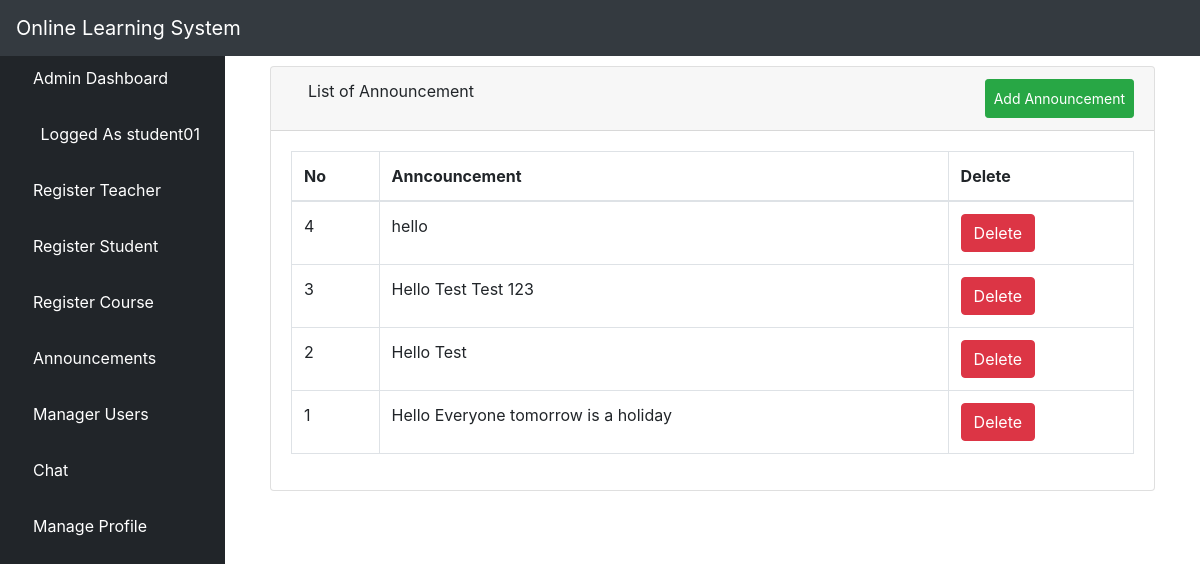
/alistalltise/ (signed in), run on the app's committed database.
### elearn/models.py (models this page shows, shortened)
class User(AbstractUser):
    is_learner = models.BooleanField(default=False)
    is_instructor = models.BooleanField(default=False)
    is_admin = models.BooleanField(default=False)

class Announcement(models.Model):
    user = models.ForeignKey(User, on_delete=models.CASCADE)
    content = models.TextField()
    posted_at = models.DateTimeField(auto_now=True, null=True)

### elearn/views.py (the view)
# urls.py: path('alistalltise/', views.ListAllTise.as_view(), name='alistalltise'),
class ListAllTise(LoginRequiredMixin, ListView):
    model = Announcement
    template_name = 'dashboard/admin/list_tises.html'
    context_object_name = 'tises'
    paginated_by = 10
    def get_queryset(self):
        return Announcement.objects.order_by('-id')

### elearn/templates/dashboard/admin/list_tises.html (shortened to what this page needs)
{% extends 'dashboard/admin/base.html' %}
{% block body %}
        <div class="container-fluid">
        <div class="row">
          <div class="col-12 mb-3">
          <div class="col-12 mb-3">
                <div id="content-wrapper">
        <div class="container-fluid">
            <div class="card mb-3">
                <div class="card-header">
                    <i class="fas fa-table"></i>
                    List of Announcement
                    <a  class="btn btn-sm btn-success" href="{% url 'apost' %}" style="padding: 8px; float: right; color: white;">Add Announcement</a>
                </div>
                <div class="card-body">
                    <div class="table-responsive">
                        <table class="table table-bordered" id="dataTable" width="100%" cellspacing="0">
                            <thead>
                            <tr>
                                <th>No</th>
                                <th>Anncouncement</th>
                                <th>Delete</th>
                            </tr>
                            </thead>
                            <tbody>
                              {% if tises %}
                              {% for tise in tises %}
                                <tr>
                                    <td>{{ tise.id }}</td>
                                    <td>{{ tise.content }}</td>
        <td>
          <a href="{% url 'adpost' tise.pk %}"><button type="button" class="btn btn-danger"> Delete</button></a></td>
                                </tr>
                                {% endfor %}
                                {% endif %}
                            </tbody>
                        </table>
                    </div>
                </div>
            </div>
        </div>
    </div>
          </div>
        </div>
      </div>
    </div>
{% endblock %}

### elearn/templates/dashboard/admin/base.html (shortened to what this page needs)
<!DOCTYPE html>
<html lang="en">
<head>
    {% load static %}
    <link href="{% static 'vendor/fontawesome-free/css/all.min.css' %}" rel="stylesheet" type="text/css">
    <link href="{% static 'vendor/datatables/dataTables.bootstrap4.css' %}" rel="stylesheet">
    <link href="{% static 'css/sb-admin.css' %}" rel="stylesheet">
</head>
<body id="page-top">
<nav class="navbar navbar-expand navbar-dark bg-dark fixed-top">
    <a class="navbar-brand mr-1 text-white" href="">Online Learning System</a>
    <button class="btn btn-link btn-sm text-white order-1 order-sm-0" id="sidebarToggle" href="#">
        <i class="fas fa-bars"></i>
    </button>
    <ul class="navbar-nav ml-auto ml-md-0">
        <li class="nav-item dropdown no-arrow">
            <a class="nav-link dropdown-toggle" href="#" id="userDropdown" role="button" data-toggle="dropdown" aria-haspopup="true" aria-expanded="false">
                <i class="fas fa-user-circle fa-fw text-primary"></i>
            </a>
        </li>
    </ul>
</nav>
<div id="wrapper" style="padding-top: 50px;">
<ul class="sidebar navbar-nav">
    <li class="nav-item active">
        <a class="nav-link" href="{% url 'dashboard' %}">
         <i class="fa fa-home" aria-hidden="true"></i>
            <span>Admin Dashboard</span>
        </a>
    </li>
    <li class="nav-item active">
        <a class="nav-link" href="">
            <i class="fas fa-user-circle fa-fw text-primary"></i>
            <span>Logged As {{ user.username }}</span>
        </a>
    </li>
    <li class="nav-item">
        <a class="nav-link" href="{% url 'isign' %}">
        <i class="fas fa-chalkboard-teacher"></i>
            <span style="color: white">Register Teacher</span>
        </a>
    </li>
     <li class="nav-item">
        <a class="nav-link" href="{% url 'addlearner' %}">
        <i class="fas fa-user-graduate"></i>
            <span style="color: white">Register Student</span>
        </a>
    </li>
    <li class="nav-item">
        <a class="nav-link" href="{% url 'course' %}">
        <i class="fas fa-book-reader"></i>
            <span style="color: white">Register Course</span>
        </a>
    </li>
    <li class="nav-item dropdown no-arrow">
                            <a class="nav-link dropdown-toggle" data-toggle="dropdown" aria-haspopup="true" aria-expanded="false" href="">
        <i class="fas fa-bell"></i>
            <span style="color: white">Announcements</span>
        </a>
        </li>
    <li class="nav-item">
        <a class="nav-link" href="{% url 'aluser' %}">
            <i class="fas fa-users"></i>
            <span style="color: white">Manager Users</span>
        </a>
    </li>
    <li class="nav-item">
        <a class="nav-link" href="{% url 'chat-admin' %}">
            <i class="fas fa-sms" aria-hidden="true"></i>
            <span style="color: white">Chat</span>
        </a>
    </li>
    <li class="nav-item dropdown no-arrow">
                            <a class="nav-link dropdown-toggle" data-toggle="dropdown" aria-haspopup="true" aria-expanded="false" href="">
            <i class="fas fa-user"></i>
            <span style="color: white">Manage Profile</span>
        </a>
        </li>
</ul>
    {% block body %}{% endblock %}
</div>

### data on the page
User: username "student01"
Announcement: id "4", content "hello"
Announcement: id "3", content "Hello Test Test 123"
Announcement: id "2", content "Hello Test"
Announcement: id "1", content "Hello Everyone tomorrow is a holiday"
